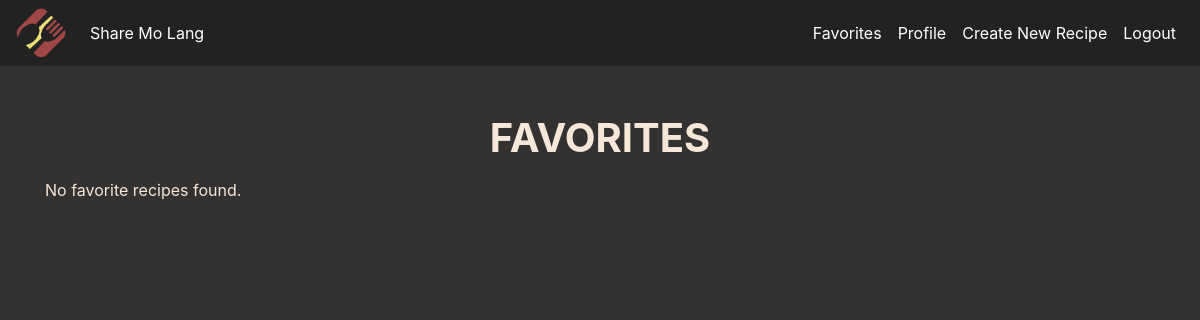
Page /home/favorites/ (signed in) on the earlier database version.
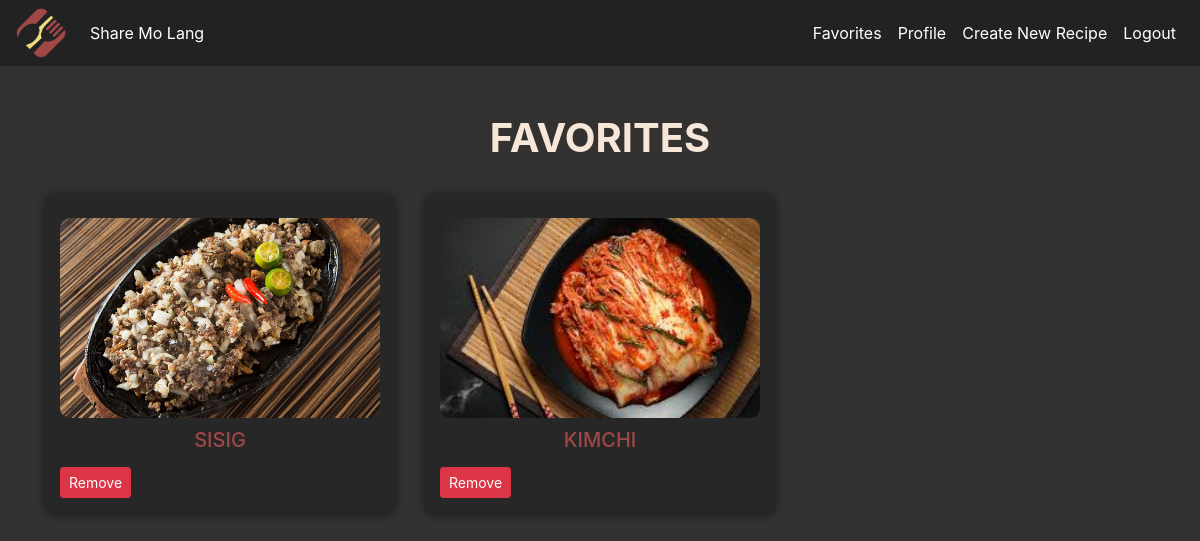
Same page on the later database version.
### recipes/models.py (models this page shows, shortened)
class Recipe(models.Model):
    user = models.ForeignKey(User, on_delete=models.CASCADE, blank=True, null=True)
    name = models.CharField(max_length=100)
    image = models.ImageField(blank=True, null=True, upload_to='images/')
    ingredients = models.IntegerField(blank=True, null=True)
    minutes = models.IntegerField(blank=True, null=True)
    calories = models.IntegerField(blank=True, null=True)
    ingredientsList = models.TextField(blank=True, null=True)
    directions = models.TextField(blank=True, null=True)
    created_at = models.DateTimeField(auto_now_add=True)
    views = models.ManyToManyField(User, related_name='viewed_recipes', blank=True)
    view_count = models.IntegerField(default=0)
    category = models.ForeignKey(Category, on_delete=models.SET_NULL, null=True, blank=False)
    favorites = models.ManyToManyField(User, related_name='favorite_recipes', blank=True)

### recipes/views.py (the view)
# urls.py: path('favorites/', FavoriteListView.as_view(), name='favorites'),
class FavoriteListView(LoginRequiredMixin, ListView):
    model = Recipe
    template_name = 'recipes/favorites.html'
    context_object_name = 'favorite_recipes'
    def get_queryset(self):
        return self.request.user.favorite_recipes.all()

### templates/recipes/favorites.html (shortened to what this page needs)
<!DOCTYPE html>
<html lang="en">
{% load static %}
<head>
    <link rel="stylesheet" href="https://stackpath.bootstrapcdn.com/bootstrap/4.5.2/css/bootstrap.min.css">
    <link rel="stylesheet" href="{% static 'css/favorite.css' %}">
</head>
<body>
    <nav class="navbar navbar-expand-lg">
        <a href="{% url 'home' %}" class="d-flex align-items-center text-decoration-none">
            <img src="/static/css/logo.png" alt="Logo" class="logo" />
            <span class="nav-link ml-2">Share Mo Lang</span>
        </a>
        <div class="collapse navbar-collapse" id="navbarNav">
            <ul class="navbar-nav ml-auto">
                <li class="nav-item">
                    <a class="nav-link" href="{% url 'favorites' %}">Favorites</a>
                </li>
                <li class="nav-item">
                    <a class="nav-link" href="{% url 'profile' %}">Profile</a>
                </li>
                <li class="nav-item">
                    <a class="nav-link" href="{% url 'recipe-create' %}">Create New Recipe</a>
                </li>
                <li class="nav-item">
                    <a class="nav-link text-danger" href="{% url 'logout' %}">Logout</a>
                </li>
            </ul>
        </div>
    </nav>
    <div class="container mt-5">
        <h1 style="text-align: center; text-transform: uppercase ;"><strong>Favorites</strong></h1>
        <div class="row mt-3">
            {% for recipe in favorite_recipes %}
                <a href="{% url 'recipe-detail' recipe.id %}" class="text-decoration-none text-reset">
                    <div class="col-md-4">
                        <div class="recipe-card-favorite">
                            {% if recipe.image %}
                                <a href="{% url 'recipe-detail' recipe.pk %}">
                                    <img src="{{ recipe.image.url }}" alt="{{ recipe.name }}" class="recipe-image">
                                </a>
                            {% endif %}
                                <h5 class="recipe-title">{{ recipe.name }}</h5>
                            <form action="{% url 'remove_favorite' recipe.pk %}" method="post" style="display:inline;" onsubmit="handleRemove(event, this);">
                                <button type="submit" class="btn btn-danger btn-sm" onclick="event.stopPropagation();">Remove</button>
                            </form>
                        </div>
                    </div>
                </a>
            {% empty %}
                <div class="col-12">
                    <p>No favorite recipes found.</p>
                </div>
            {% endfor %}
        </div>
    </div>
</body>
</html>

### static/css/favorite.css (style rules this page uses)
body { background-color: #343131; color: #f6e7d8; }
.navbar { background-color: #222; }
.navbar-brand, .nav-link { color: #fff !important; }
.logo { width: 3.125rem; height: auto; }
.recipe-image { width: 100%; height: 12.5rem; object-fit: cover; border-radius: 0.625rem; margin-bottom: 0; }
h5 { height: auto; overflow: hidden; text-overflow: ellipsis; white-space: nowrap; margin-bottom: 0.3125rem; }
.recipe-card-favorite { background-color: #282727; border-radius: 0.625rem; padding: 0.9375rem; margin: 0.9375rem 0; transition: transform 0.3s; display: flex; flex-direction: column; justify-content: space-between; width: 100%; max-width: 21.875rem; height: 20rem; box-shadow: 0 0.125rem 0.625rem rgba(0, 0, 0, 0.5); position: relative; }
.recipe-title { color: #a04747; text-align: center; text-transform: uppercase; margin-top: 0; margin-bottom: 0.3125rem; }

Differences in the rows shown:
now on this page (row edited): Recipe: image (picture), name "SISIG"
now on this page (row unchanged): Recipe: image (picture), name "KIMCHI"
Other differences:
text no longer shown: "No favorite recipes found."
